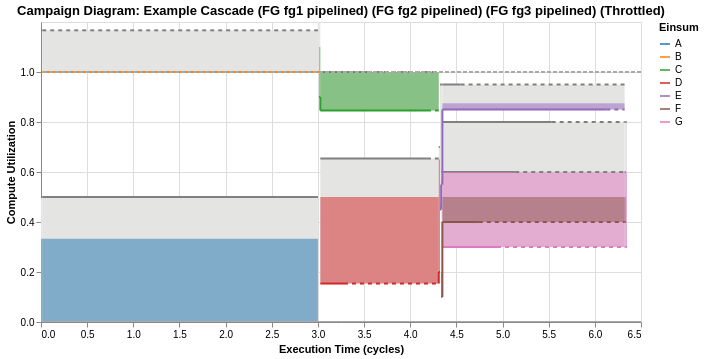
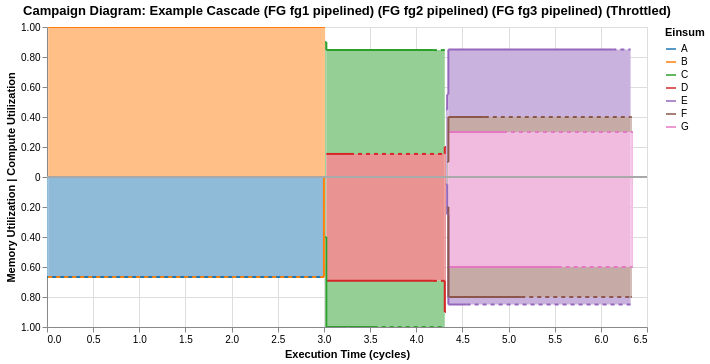

Notebook source saved alongside these figures, in order:
### Code cell
p1 = tiled_cascade.untiled_pipeline_group("fg1", stages=2, spread=True)
p2 = p1.untiled_pipeline_group("fg2", stages=2, spread=True)
p3 = p2.untiled_pipeline_group("fg3", stages=3, spread=True).throttle()
chart, df = CampaignDiagram(p3).draw(return_df=True, include_boundaries=False, \
                                            include_tile_boundaries=False, dual_mode=False)
chart_dual = CampaignDiagram(p3).draw(return_df=False, include_boundaries=False, \
                                            include_tile_boundaries=False, dual_mode=True)
## Fix order of Einsums! I think this is where the bug is coming in?
chart.interactive().show()
chart_dual.interactive().show()
